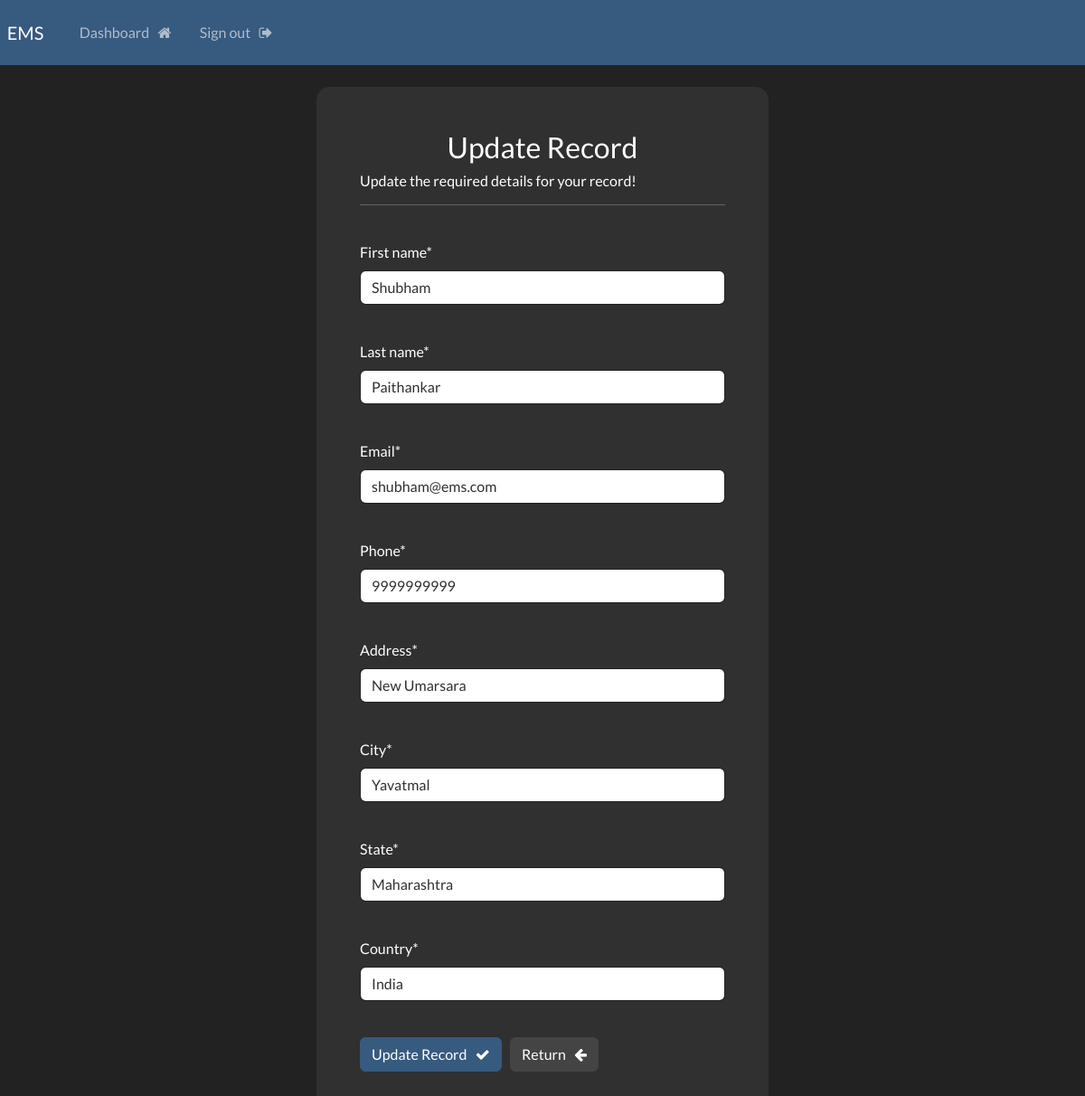
/update-record/5 (signed in), run on the app's committed database.
### webapp/models.py (models this page shows, shortened)
class Record(models.Model):
    creation_date = models.DateTimeField(auto_now_add=True)
    first_name = models.CharField(max_length=100)
    last_name = models.CharField(max_length=100)
    email = models.CharField(max_length=255)
    phone = models.CharField(max_length=10)
    address = models.CharField(max_length=300)
    city = models.CharField(max_length=50)
    state = models.CharField(max_length=100)
    country = models.CharField(max_length=100)

### webapp/views.py (the view)
# urls.py: path('update-record/<int:pk>', views.update_record, name="update-record"),
@login_required(login_url='my-login')
def update_record(request, pk):
    record = Record.objects.get(id=pk)
    form = UpdateRecordForm(instance=record)
    if request.method == "POST":
        form = UpdateRecordForm(request.POST, instance=record)
        if form.is_valid():
            form.save()
            messages.success(request, "Record Updated Successfully!")
            return redirect("dashboard")
    context = {"form":form}
    return render(request, 'webapp/update-record.html', context=context)

### webapp/forms.py
class UpdateRecordForm(forms.ModelForm):
    class Meta:
        model = Record
        fields = ["first_name","last_name","email","phone","address","city","state","country"]

### webapp/templates/webapp/update-record.html (shortened to what this page needs)
{% extends 'webapp/base.html' %}
{% load crispy_forms_tags %}
{% block content %}
<body>
    <div class="container bg-dark shadow-md p-5 form-layout">
        <h3 class="text-center"> Update Record </h3>
        <h6> Update the required details for your record! </h6>
        <hr>
        <br>
        <form method="POST" autocomplete="off">
            {{form.first_name|as_crispy_field}}
            <br>
            {{form.last_name|as_crispy_field}}
            <br>
            {{form.email|as_crispy_field}}
            <br>
            {{form.phone|as_crispy_field}}
            <br>
            {{form.address|as_crispy_field}}
            <br>
            {{form.city|as_crispy_field}}
            <br>
            {{form.state|as_crispy_field}}
            <br>
            {{form.country|as_crispy_field}}
            <br>
            <button type="submit" class="btn btn-primary"> Update Record &nbsp; <i class="fa fa-check" aria-hidden="true"></i> </button>
            <a href="{% url 'dashboard' %}" class="btn btn-secondary">
                Return &nbsp; <i class="fa fa-arrow-left" aria-hidden="true"></i>
            </a>
        </form>
    </div>
    <br>
</body>
{% endblock %}

### static/css/styles.css (style rules this page uses)
.form-layout { border-radius: 15px; width: 500px; }

### data on the page
Record: first_name "Shubham", last_name "Paithankar", email "shubham@ems.com", phone "9999999999", address "New Umarsara", city "Yavatmal", state "Maharashtra", country "India"
